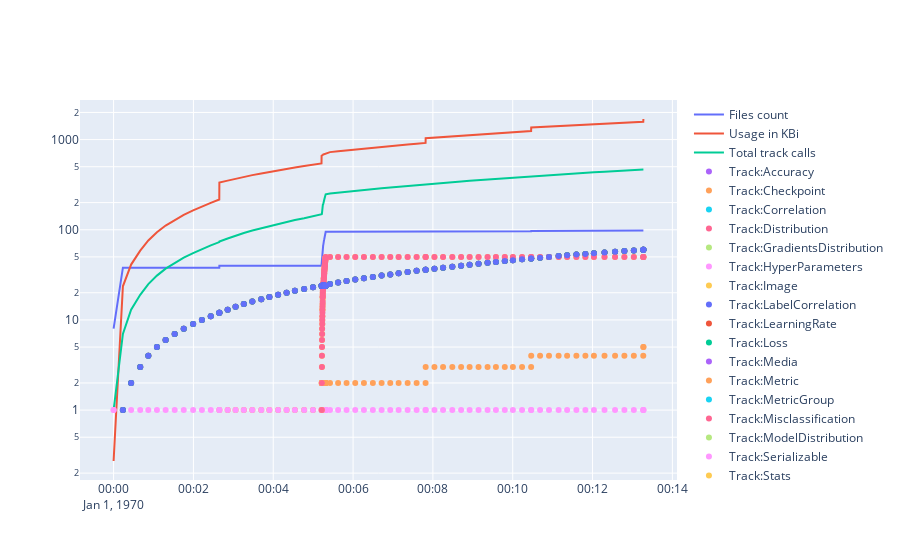

Notebook source saved alongside this figure:
### Code cell
fig = go.Figure()
fig.add_trace(go.Scatter(x=df['Time'], y=df['Files count'],
                    mode='lines',
                    name='Files count'))
fig.add_trace(go.Scatter(x=df['Time'], y=df['Usage in KBi'],
                    mode='lines',
                    name='Usage in KBi'))
fig.add_trace(go.Scatter(x=df['Time'], y=df['Total track calls'],
                    mode='lines',
                    name='Total track calls'))  


for c in track_columns:
    fig.add_trace(go.Scatter(x=df['Time'], y=df[c],
                    mode='markers',
                    name=c))  
    
fig.update_layout(yaxis_type="log")
fig.write_image("log.png")


fig.show()
